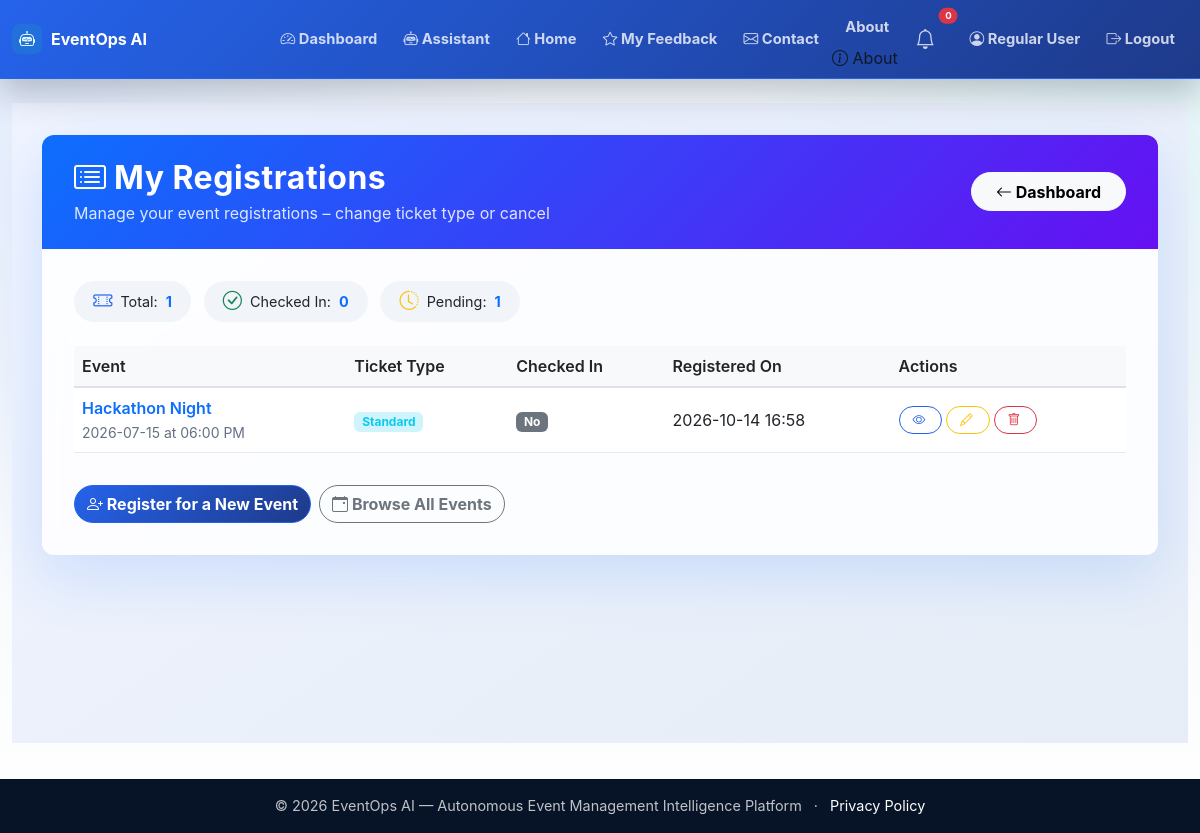
The page /user/registrations (signed in) on the database its author committed.
### app.py (models this page shows, shortened)
class User(UserMixin, db.Model):
    id = db.Column(db.Integer, primary_key=True)
    name = db.Column(db.String(100), nullable=False)
    email = db.Column(db.String(100), unique=True, nullable=False)
    password_hash = db.Column(db.String(200), nullable=False)
    role = db.Column(db.String(20), default='user')
    created_at = db.Column(db.DateTime, default=lambda: datetime.now(timezone.utc))

class Registration(db.Model):
    id = db.Column(db.Integer, primary_key=True)
    user_id = db.Column(db.Integer, db.ForeignKey('user.id'))
    event_id = db.Column(db.Integer, db.ForeignKey('event.id'))
    ticket_type = db.Column(db.String(50))
    status = db.Column(db.String(20), default='registered')
    checked_in = db.Column(db.Boolean, default=False)
    registered_at = db.Column(db.DateTime, default=lambda: datetime.now(timezone.utc))
    user = db.relationship('User', backref='registrations')
    event = db.relationship('Event', backref='registrations')

class Event(db.Model):
    id = db.Column(db.Integer, primary_key=True)
    title = db.Column(db.String(200), nullable=False)
    description = db.Column(db.Text)
    date = db.Column(db.String(50))
    time = db.Column(db.String(50))
    location = db.Column(db.String(200))
    capacity = db.Column(db.Integer)
    status = db.Column(db.String(20), default='upcoming')
    created_at = db.Column(db.DateTime, default=lambda: datetime.now(timezone.utc))

### app.py (the view)
@app.route('/user/registrations')
@login_required
def user_my_registrations():
    registrations = Registration.query.filter_by(user_id=current_user.id).all()
    return render_template('user_registrations.html', registrations=registrations)

### app.py (called while the page is built)
@login_manager.user_loader
def load_user(user_id):
    return User.query.get(int(user_id))

### templates/user_registrations.html (shortened to what this page needs)
{% extends "base.html" %}
{% block content %}
<div class="registrations-wrapper">
    <div class="container">
        <div class="card registrations-card">
            <div class="card-header d-flex justify-content-between align-items-center flex-wrap">
                <div>
                    <h2><i class="bi bi-card-list me-2"></i>My Registrations</h2>
                    <p>Manage your event registrations – change ticket type or cancel</p>
                </div>
                <a href="{{ url_for('dashboard') }}" class="btn btn-light btn-back">
                    <i class="bi bi-arrow-left"></i> Dashboard
                </a>
            </div>
            <div class="card-body">
                <div class="mb-3">
                    <span class="stats-badge"><i class="bi bi-ticket-perforated text-primary"></i> Total: <span class="stat-number">{{ registrations|length }}</span></span>
                    <span class="stats-badge"><i class="bi bi-check-circle text-success"></i> Checked In: <span class="stat-number">{{ registrations|selectattr('checked_in', 'equalto', True)|list|length }}</span></span>
                    <span class="stats-badge"><i class="bi bi-clock-history text-warning"></i> Pending: <span class="stat-number">{{ registrations|selectattr('checked_in', 'equalto', False)|list|length }}</span></span>
                </div>
                <div class="table-responsive">
                    <table class="table table-hover align-middle">
                        <thead>
                            <tr>
                                <th>Event</th>
                                <th>Ticket Type</th>
                                <th>Checked In</th>
                                <th>Registered On</th>
                                <th>Actions</th>
                            </tr>
                        </thead>
                        <tbody>
                            {% for reg in registrations %}
                            <tr>
                                <td>
                                    {% if reg.event %}
                                        <span class="event-title">{{ reg.event.title }}</span>
                                        <br><small class="text-muted">{{ reg.event.date }} at {{ reg.event.time }}</small>
                                    {% else %}
                                        <span class="text-muted">Event has been removed</span>
                                    {% endif %}
                                </td>
                                <td>
                                    <span class="badge bg-info-subtle text-info">{{ reg.ticket_type }}</span>
                                </td>
                                <td>
                                    <span class="badge bg-{{ 'success' if reg.checked_in else 'secondary' }}">
                                        {% if reg.checked_in %}<i class="bi bi-check-circle"></i> Yes{% else %}No{% endif %}
                                    </span>
                                </td>
                                <td>{{ reg.registered_at.strftime('%Y-%m-%d %H:%M') }}</td>
                                <td>
                                    <div class="d-flex flex-wrap gap-1">
                                        {% if reg.event %}
                                        <a href="{{ url_for('event_detail', event_id=reg.event.id) }}" class="btn btn-outline-primary btn-sm btn-action">
                                            <i class="bi bi-eye"></i>
                                        </a>
                                        {% else %}
                                        <span class="text-muted-small">Unavailable</span>
                                        {% endif %}
                                        {% if reg.event %}
                                        <button class="btn btn-outline-warning btn-sm btn-action" data-bs-toggle="modal" data-bs-target="#editModal{{ reg.id }}">
                                            <i class="bi bi-pencil"></i>
                                        </button>
                                        {% else %}
                                        <span class="text-muted-small">Cannot edit</span>
                                        {% endif %}
                                        <form method="POST" action="{{ url_for('cancel_registration', reg_id=reg.id) }}" style="display:inline;"
                                              onsubmit="return confirm('Cancel your registration for \'{{ reg.event.title if reg.event else 'this event' }}\'? This cannot be undone.');">
                                            <button type="submit" class="btn btn-outline-danger btn-sm btn-action">
                                                <i class="bi bi-trash"></i>
                                            </button>
                                        </form>
                                    </div>
                                </td>
                            </tr>
                            {% endfor %}
                        </tbody>
                    </table>
                </div>
                <div class="mt-3 d-flex flex-wrap gap-2">
                    <a href="{{ url_for('user_register_event') }}" class="btn btn-primary">
                        <i class="bi bi-person-plus"></i> Register for a New Event
                    </a>
                    <a href="{{ url_for('browse_events') }}" class="btn btn-outline-secondary">
                        <i class="bi bi-calendar-event"></i> Browse All Events
                    </a>
                </div>
            </div>
        </div>
    </div>
</div>
{% endblock %}

### templates/base.html (shortened to what this page needs)
<!DOCTYPE html>
<html lang="en">
<head>
<link href="https://cdn.jsdelivr.net/npm/bootstrap@5.3.0/dist/css/bootstrap.min.css" rel="stylesheet">
<link rel="stylesheet" href="https://cdn.jsdelivr.net/npm/bootstrap-icons@1.11.0/font/bootstrap-icons.css">
<link rel="stylesheet" href="{{ url_for('static', filename='css/style.css') }}">
</head>
<body>
<nav class="navbar navbar-expand-lg navbar-dark bg-primary shadow-sm">
<div class="container-fluid">
<a class="navbar-brand fw-bold" href="{{ url_for('index') }}">
<i class="bi bi-robot"></i>EventOps AI
</a>
<div class="collapse navbar-collapse" id="navbarNav">
<ul class="navbar-nav ms-auto align-items-lg-center">
                    {% if current_user.is_authenticated %}
<li class="nav-item">
<a class="nav-link" href="{{ url_for('dashboard') }}">
<i class="bi bi-speedometer2"></i> Dashboard
</a>
</li>
<li class="nav-item">
<a class="nav-link" href="{{ url_for('assistant_page') }}">
<i class="bi bi-robot"></i> Assistant
</a>
</li>
<li class="nav-item">
<a class="nav-link" href="{{ url_for('index') }}">
<i class="bi bi-house"></i> Home
</a>
</li>
<li class="nav-item">
<a class="nav-link" href="{{ url_for('feedback_list') }}">
<i class="bi bi-star"></i> My Feedback
</a>
</li>
<li class="nav-item">
<a class="nav-link" href="{{ url_for('contact') }}">
<i class="bi bi-envelope"></i> Contact
</a>
</li>
<li class="nav-item">
    <a class="nav-link" href="{{ url_for('about') }}">About</a>
<i class="bi bi-info-circle"></i> About
</li>
<li class="nav-item position-relative me-2">
<a class="nav-link" href="#" title="Notifications" data-bs-toggle="dropdown">
<i class="bi bi-bell fs-5"></i>
<span class="position-absolute top-0 start-100 translate-middle badge rounded-pill bg-danger" style="font-size:0.6rem;">
                                    0
</span>
</a>
</li>
<li class="nav-item">
<a class="nav-link" href="{{ url_for('profile') }}">
<i class="bi bi-person-circle"></i> {{ current_user.name }}
</a>
</li>
<li class="nav-item">
<a class="nav-link" href="{{ url_for('logout') }}">
<i class="bi bi-box-arrow-right"></i> Logout
</a>
</li>
                    {% endif %}
</ul>
</div>
</div>
</nav>
<main class="container-fluid py-4">
        {% block content %}{% endblock %}
</main>
<footer class="footer bg-dark text-white py-3 mt-4">
<div class="container text-center">
<span>© 2026 EventOps AI — Autonomous Event Management Intelligence Platform</span>
<span class="mx-2" aria-hidden="true">·</span>
<a class="text-white" href="{{ url_for('privacy') }}">Privacy Policy</a>
</div>
</footer>
</body>
</html>

### static/css/style.css (style rules this page uses)
:root { --eo-ink: #101827; --eo-muted: #667085; --eo-bg: #f4f7fb; --eo-surface: #ffffff; --eo-line: #e5eaf2; --eo-navy: #071326; --eo-blue: #2563eb; --eo-indigo: #1e3a8a; --eo-teal: #14b8a6; --eo-amber: #f59e0b; --eo-rose: #e11d48; --eo-shadow: 0 22px 60px rgba(15, 23, 42, 0.11); --eo-soft-shadow: 0 14px 36px rgba(15, 23, 42, 0.08); }
* { letter-spacing: 0; }
html { scroll-behavior: smooth; }
body { min-height: 100vh; color: var(--eo-ink); background: radial-gradient(circle at top left, rgba(37, 99, 235, 0.10), transparent 34rem), radial-gradient(circle at top right, rgba(20, 184, 166, 0.10), transparent 30rem), linear-gradient(180deg, #f8fbff 0%, var(--eo-bg) 45%, #ffffff 100%); font-family: "Inter", "Segoe UI", system-ui, -apple-system, BlinkMacSystemFont, sans-serif; }
a { text-decoration: none; }
.navbar { min-height: 60px; border-bottom: 1px solid rgba(255, 255, 255, 0.12); background: linear-gradient(90deg, rgba(7, 19, 38, 0.98), rgba(15, 45, 90, 0.96)) !important; box-shadow: 0 14px 34px rgba(7, 19, 38, 0.24) !important; }
.navbar .container-fluid { width: min(1240px, calc(100% - 24px)); margin: 0 auto; padding-left: 0; padding-right: 0; }
.navbar-brand { display: inline-flex; align-items: center; gap: 9px; font-size: 1rem; }
.navbar-brand i { display: inline-flex; width: 30px; height: 30px; align-items: center; justify-content: center; border-radius: 8px; color: #dff7ff; background: rgba(20, 184, 166, 0.18); }
.navbar-dark .navbar-nav .nav-link { border-radius: 999px; color: rgba(255, 255, 255, 0.78); font-size: 0.92rem; font-weight: 650; padding: 0.5rem 0.82rem; transition: background 0.2s ease, color 0.2s ease, transform 0.2s ease; }
main.container-fluid { width: min(1240px, calc(100% - 24px)); min-height: calc(100vh - 138px); margin: 0 auto; padding: 24px 0 0 !important; }
.dropdown-menu, .modal-content, .list-group-item, .table, .card { border-color: var(--eo-line) !important; }
.card { border-radius: 12px !important; background: rgba(255, 255, 255, 0.96); box-shadow: var(--eo-soft-shadow); }
.btn { border-radius: 999px; font-weight: 750; box-shadow: none !important; }
.btn-primary, .bg-primary { background: linear-gradient(135deg, var(--eo-blue), var(--eo-indigo)) !important; border-color: var(--eo-blue) !important; }
.btn-outline-primary { border-color: var(--eo-blue); color: var(--eo-blue); }
.text-primary { color: var(--eo-blue) !important; }
.footer { margin-top: 36px !important; background: #071326 !important; color: rgba(255, 255, 255, 0.74) !important; font-size: 0.9rem; }
.section-copy, .text-muted { color: var(--eo-muted) !important; }

### templates/user_registrations.html (style rules this page uses)
.registrations-wrapper { min-height: 80vh; background: linear-gradient(145deg, #f0f4ff 0%, #e6edf7 100%); padding: 2rem 0; }
.registrations-card { border: none; border-radius: 2rem; background: rgba(255, 255, 255, 0.85); backdrop-filter: blur(10px); box-shadow: 0 20px 60px rgba(13, 110, 253, 0.15); overflow: hidden; }
.registrations-card .card-header { background: linear-gradient(135deg, #0d6efd, #6610f2); color: white; padding: 1.5rem 2rem; border: none; }
.registrations-card .card-header h2 { font-weight: 700; letter-spacing: 0.5px; margin-bottom: 0.2rem; }
.registrations-card .card-header p { opacity: 0.85; margin-bottom: 0; }
.registrations-card .card-body { padding: 2rem 2rem; }
.stats-badge { display: inline-flex; align-items: center; gap: 0.5rem; padding: 0.4rem 1.2rem; border-radius: 50px; background: #f1f4f9; font-size: 0.9rem; margin-right: 0.5rem; margin-bottom: 0.5rem; }
.stats-badge i { font-size: 1.2rem; }
.stats-badge .stat-number { font-weight: 700; color: #0d6efd; }
.btn-back { border-radius: 50px; padding: 0.4rem 1.5rem; }
.table th { background: #f8f9fa; color: #212529; font-weight: 600; border-bottom: 2px solid #dee2e6; }
.table td { vertical-align: middle; }
.table .event-title { font-weight: 600; color: #0d6efd; }
.btn-action { border-radius: 30px; padding: 0.2rem 0.8rem; font-size: 0.8rem; transition: all 0.2s ease; }
.btn-action i { margin-right: 0.2rem; }

### rows shown on the page
User: name "Regular User"
Registration: event "Hackathon Night", event "2026-07-15", event.time "06:00 PM", ticket_type "Standard", checked_in "No", registered_at "2026-10-14 16:58"

### other values the page prints
{{ registrations|length }} "1"
{{ registrations|selectattr('checked_in', 'equalto', True)|list|length }} "0"
{{ registrations|selectattr('checked_in', 'equalto', False)|list|length }} "1"
